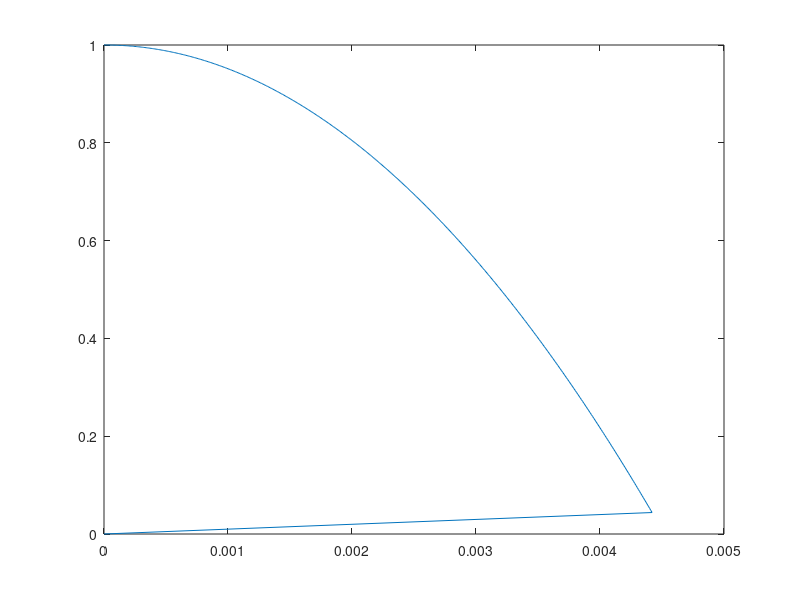

Write MATLAB code to recreate this figure.
% neutral point: position resulting in zero acceleration i.e. constant
% velocity of hopper
% Start with simulation, then add PD control, then try optimal control
% Possibly try more advanced model after? Terrain?

% Constants:
g = 9.81;
r = 1;
m = 1;
l_0 = 1;

% Let y be horizontal distance, z be vertical distance, w be angular
% velocity of body, theta be counter-clockwise leg angle from y axis and l
% be the leg length

% Flight dynamics:
% x_f = [y, y_dot, z, z_dot, theta]
A_f = [0 1 0 0 0;
       0 0 0 0 0;
       0 0 0 1 0;
       0 0 0 0 0;
       0 0 0 0 0];
B_f = [0 0 0 0 1]';
f_f = @(x_f, w) A_f * x_f + B_f * w + [0 0 0 -g 0]';

% Touchdown detector:
td = @(x_f) x_f(3) - l_0 * sin(x_f(5)) <= 0 && x_f(4) < 0;

% Stance dynamics:
% x_s = [theta, theta_dot, l, l_dot]
f_s = @(x_s, u) [x_s(2); -2 * x_s(2) * x_s(4) / x_s(3) - g * cos(x_s(1)) / x_s(3);
            x_s(4); -g * sin(x_s(1)) + x_s(2)^2 * x_s(3) + r / m * (l_0 - x_s(3))] + ...
            [0 0; 0 1 / (m * x_s(3)^2); 0 0; r / m 0] * u;
        
% Takeoff detector:
to = @(x_s, u) cos(x_s(1)) * x_s(2) * x_s(3) + sin(x_s(1)) * x_s(4) > 0 && ...
               r / m * sin(x_s(1)) * (l_0 - x_s(3) + u(1)) + ...
               cos(x_s(1)) * u(2) / (m * x_s(3)) >= 0;

% Simulation initialization:
dt = 0.001;
K = 1000;
t = 0:dt:((K - 1) * dt);
n_f = 5;
n_s = 4;
x_f = zeros(n_f, K);
x_f(:, 1) = [0 0.01 1 0 0]';
s = 0;  % state variable, 0 is flight and 1 is stance

% Simulation:
for k = 1:(K - 1)
    if s
        % Simulate stance dynamics:
    else
        % Simulate flight dynamics:
        x_f(:, k + 1) = x_f(:, k) + f_f(x_f(:, k), 0.1) * dt;
    end
    if td(x_f(:, k + 1))
        break
    end
end

% Plot:
figure(1); clf;
plot(x_f(1, :), x_f(3, :));


